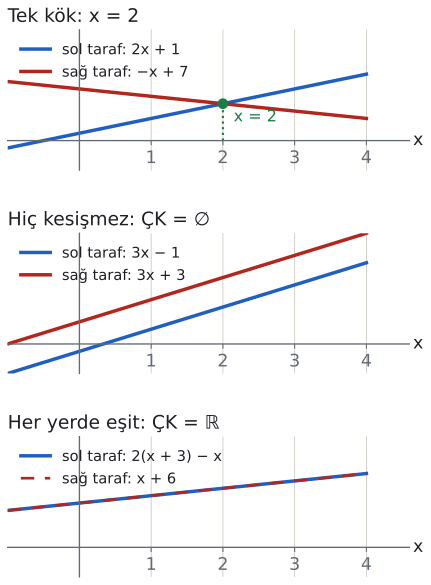

This figure's Python source:
import sys; sys.path.insert(0, "tools")
from cizim import *

# Denklemin iki tarafı iki doğru gibi düşünülür: kesişirlerse tek kök, paralelse ÇK = ∅, çakışıksa ÇK = ℝ.
# 1) 2x + 1 = −x + 7 (x = 2)   2) 3x − 1 = 3x + 3 (∅)   3) 2(x + 3) − x = x + 6 (ℝ)
xs = np.linspace(-1, 4, 50)
paneller = [
    ("Tek kök: x = 2", 2 * xs + 1, -xs + 7, "2x + 1", "−x + 7"),
    ("Hiç kesişmez: ÇK = ∅", 3 * xs - 1, 3 * xs + 3, "3x − 1", "3x + 3"),
    ("Her yerde eşit: ÇK = ℝ", 2 * (xs + 3) - xs, xs + 6, "2(x + 3) − x", "x + 6"),
]
fig, eks = plt.subplots(3, 1, figsize=(5.4, 7.4))
for ax, (baslik, sol, sag, sol_ad, sag_ad) in zip(eks, paneller):
    ax.set_xlim(-1, 4.6); ax.set_ylim(-4, 15)
    for k in ("top", "right"): ax.spines[k].set_visible(False)
    ax.spines["left"].set_position("zero"); ax.spines["bottom"].set_position("zero")
    ax.set_xticks([1, 2, 3, 4]); ax.set_yticks([])
    ax.grid(True, axis="x", color=CIZGI, lw=0.6)
    ax.plot(xs, sol, color=MAVI, lw=2.6, label="sol taraf: " + sol_ad)
    if baslik.startswith("Her"):
        ax.plot(xs, sag, color=KIRMIZI, lw=2, ls=(0, (5, 4)), label="sağ taraf: " + sag_ad)
    else:
        ax.plot(xs, sag, color=KIRMIZI, lw=2.6, label="sağ taraf: " + sag_ad)
    ax.set_title(baslik, fontsize=14, loc="left", color=YAZI)
    ax.legend(loc="upper left", fontsize=11, frameon=False, bbox_to_anchor=(0.0, 1.0))
    ax.text(4.65, 0, "x", va="center")
nokta(eks[0], 2, 5, "", renk=YESIL)
eks[0].plot([2, 2], [0, 5], color=YESIL, ls=":", lw=1.6)
eks[0].text(2.15, 2.6, "x = 2", color=YESIL, fontsize=12)
fig.subplots_adjust(hspace=0.45)
kaydet(fig, __file__)
